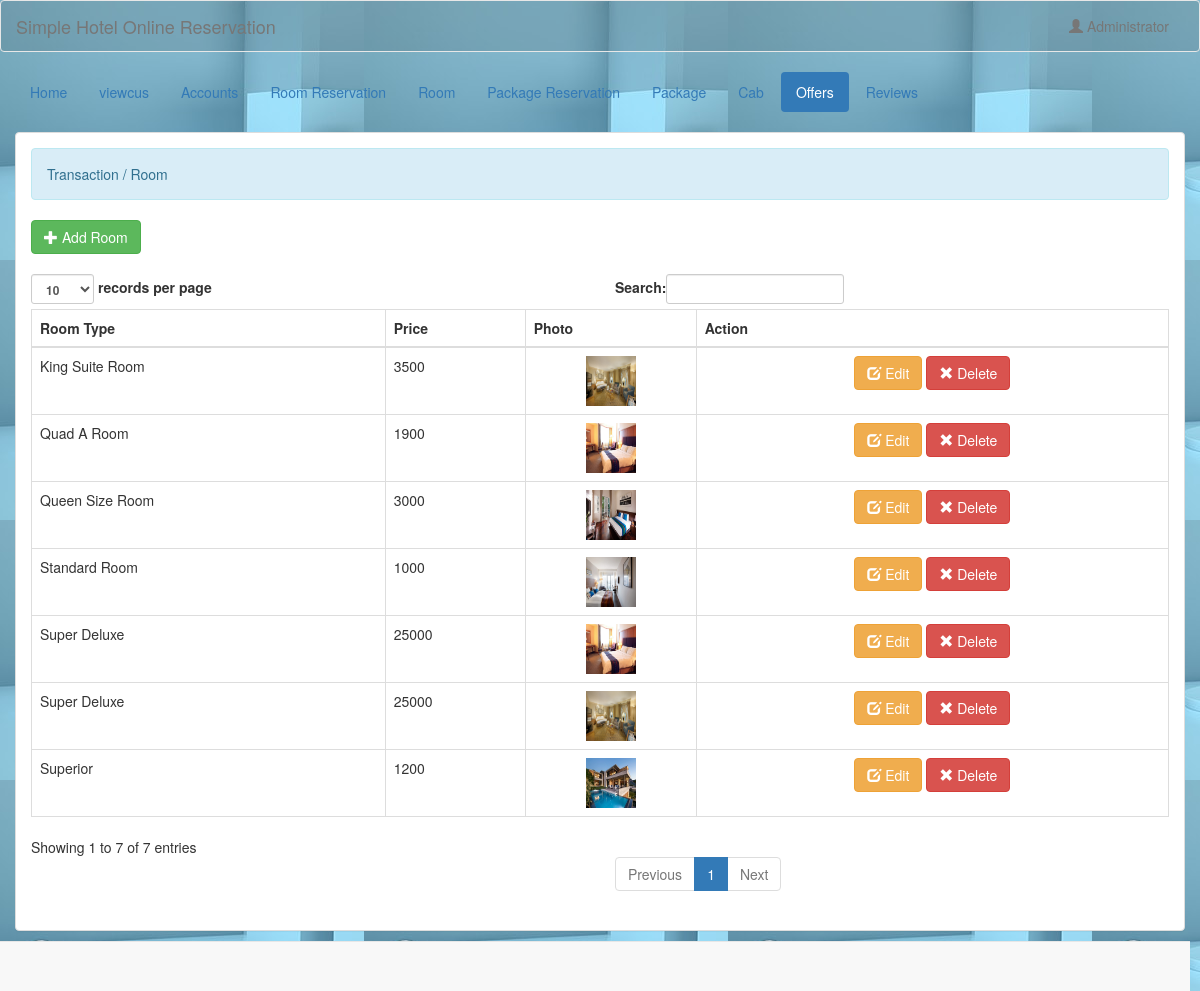
/admin/room.php (signed in), run on the app's committed database.
### tables this page shows
CREATE TABLE IF NOT EXISTS `room` (
  `room_id` int(11) NOT NULL,
  `room_type` varchar(50) NOT NULL,
  `price` varchar(11) NOT NULL,
  `photo` varchar(100) NOT NULL
);

### admin/name.php (called while the page is built)
<?php
	require 'connect.php';
	$query = $conn->query("SELECT * FROM `admin` WHERE `admin_id` = '$_SESSION[admin_id]'") or die(mysqli_error());
	$fetch = $query->fetch_array();
	$name = $fetch['name'];
?>

### admin/room.php (the view, shortened to what this page needs)
<!DOCTYPE html>
<?php
	require 'name.php';
?>
<html lang = "en">
	<head>
		<link rel = "stylesheet" type = "text/css" href = "../css/bootstrap.css " />
		<link rel = "stylesheet" type = "text/css" href = "../css/style.css" />
	</head>
<body>
	<nav style = "background-color:rgba(0, 0, 0, 0.1);" class = "navbar navbar-default">
		<div  class = "container-fluid">
			<div class = "navbar-header">
				<a class = "navbar-brand" >Simple Hotel Online Reservation</a>
			</div>
			<ul class = "nav navbar-nav pull-right ">
				<li class = "dropdown">
					<a class="dropdown-toggle" data-toggle="dropdown" role="button" aria-haspopup="true" aria-expanded="false"><i class = "glyphicon glyphicon-user"></i> <?php echo $name;?></a>
				</li>
			</ul>
		</div>
	</nav>
	<div class = "container-fluid">
		<ul class = "nav nav-pills">
						<li ><a href = "home.php">Home</a></li>
			<li><a href = "viewcus.php">viewcus</a></li>
			<li><a href = "account.php">Accounts</a></li>
			<li><a href = "reserve.php">Room Reservation</a></li>
			<li><a href = "room.php">Room</a></li>
			<li><a href ="preserve.php">Package Reservation</a></li>
            <li><a href ="package1.php">Package</a></li>
			<li><a href ="cab1.php">Cab</a></li>
            <li class='active'><a href ="offers.php">Offers</a></li>
            <li><a href ="review.php">Reviews</a></li>
		</ul>
	</div>
	<br />
	<div class = "container-fluid">
		<div class = "panel panel-default">
			<div class = "panel-body">
				<div class = "alert alert-info">Transaction / Room</div>
				<a class = "btn btn-success" href = "add_room.php"><i class = "glyphicon glyphicon-plus"></i> Add Room</a>
				<br />
				<br />
				<table id = "table" class = "table table-bordered">
					<thead>
						<tr>
							<th>Room Type</th>
							<th>Price</th>
							<th>Photo</th>
							<th>Action</th>
						</tr>
					</thead>
					<tbody>
					<?php
						$query = $conn->query("SELECT * FROM `room`") or die(mysqli_error());
						while($fetch = $query->fetch_array()){
					?>
						<tr>
							<td><?php echo $fetch['room_type']?></td>
							<td><?php echo $fetch['price']?></td>
							<td><center><img src = "../photo/<?php echo $fetch['photo']?>" height = "50" width = "50"/></center></td>
							<td><center><a class = "btn btn-warning" href = "edit_room.php?room_id=<?php echo $fetch['room_id']?>"><i class = "glyphicon glyphicon-edit"></i> Edit</a> <a class = "btn btn-danger" onclick = "confirmationDelete(this); return false;" href = "delete_room.php?room_id=<?php echo $fetch['room_id']?>"><i class = "glyphicon glyphicon-remove"></i> Delete</a></center></td>
						</tr>
					<?php
						}
					?>
					</tbody>
				</table>
			</div>
		</div>
	</div>
	<br />
	<br />
	<div style = "text-align:right; margin-right:10px;" class = "navbar navbar-default navbar-fixed-bottom">
	</div>
</body>
</html>

### css/style.css (style rules this page uses)
body { background-image:url(../images/h3.jpg); }

### data on the page
room: room_type "Standard Room", price "1000", photo (picture)
room: room_type "Quad A Room", price "1900", photo (picture)
room: room_type "Queen Size Room", price "3000", photo (picture)
room: room_type "King Suite Room", price "3500", photo (picture)
room: room_type "Superior", price "1200", photo (picture)
room: room_type "Super Deluxe", price "25000", photo (picture)
room: room_type "Super Deluxe", price "25000", photo (picture)

### other printed values
$name "Administrator"
